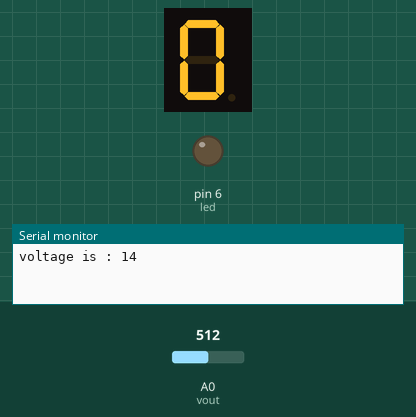
Simulated run of this sketch. Board: Arduino Uno, built with avr-gcc and run on an emulated ATmega328P. Parts: 1-digit seven-segment display, output pins drawn as LEDs (lit = HIGH), the last lines printed to the serial monitor. Wiring (inferred from the names in the program): 1-digit 7-segment display, segments lit when HIGH: segments pin 13, pin 12, pin 11, pin 10, pin 9, pin 8, pin 7. The inputs (shaded band) are chosen by the test bench; at power-on: A0 (vout) = 512. The segment pins are drawn as the display they are named for; pins used as bus, display or sensor lines are not drawn.

Above: at 1.2 s.
At 8.9 s:
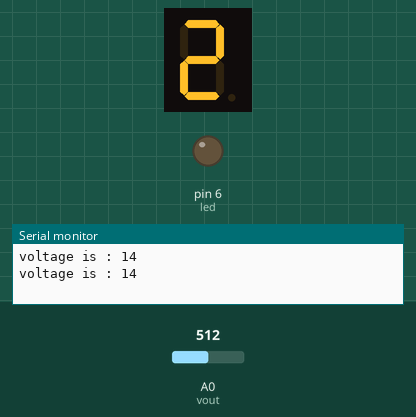
At 17.1 s:
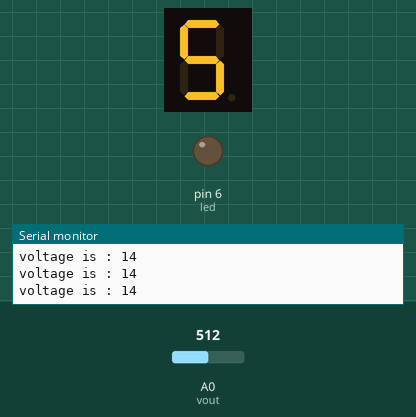
At 33.1 s:
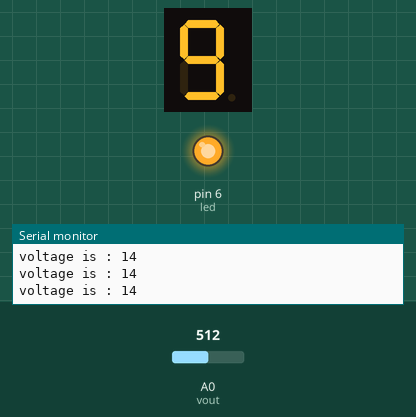
Timing chart, 0 to 40.0 s (numbered marks = the images above):
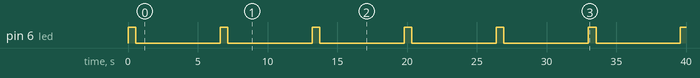

Measured:
- by itself, pin 6 (led): alternates HIGH for 0.55 s and LOW for 6.1 s
- what the display in image 0 shows lasts 0.6 s, from 1.1 s to 1.7 s

The sketch:

7_segment_led_display.ino
```cpp
int vout= A0;
int A = 13;
int B = 12;
int C = 11;
int D = 10;
int E = 9;
int F = 8;
int G = 7;
int led=6;
int time =550 ;
//int sensorValue=0;//


void setup() {
  pinMode(A,OUTPUT);
  pinMode(B,OUTPUT);
  pinMode(C,OUTPUT);
  pinMode(D,OUTPUT);
  pinMode(E,OUTPUT);
  pinMode(F,OUTPUT);
  pinMode(G,OUTPUT);
  pinMode(led,OUTPUT);
  pinMode(vout,INPUT);
  Serial.begin(9600);

}


  void loop() {
     /*sensorValue = analogRead(sensor);
  time = 10 + (sensorValue * (690.0 / 1023.0));*/
  int voutread = analogRead(vout);
  digitalWrite(led,HIGH);
  delay(time);
  digitalWrite(led,LOW);
  delay(time);
  Serial.print("voltage is : ");
  Serial.print(vout);
  Serial.println( );
//0
  digitalWrite(A,HIGH);
    digitalWrite(B,HIGH);
    digitalWrite(C,HIGH);
    digitalWrite(D,HIGH);
    digitalWrite(E,HIGH);
    digitalWrite(F,HIGH);
    digitalWrite(G,LOW);

  delay(time);

//1
    digitalWrite(A,LOW);
    digitalWrite(B,HIGH);
    digitalWrite(C,HIGH);
    digitalWrite(D,LOW);
    digitalWrite(E,LOW);
    digitalWrite(F,LOW);
    digitalWrite(G,LOW);

  delay(time);

//2
    digitalWrite(A,HIGH);
    digitalWrite(B,HIGH);
    digitalWrite(C,LOW);
    digitalWrite(D,HIGH);
    digitalWrite(E,HIGH);
    digitalWrite(F,LOW);
    digitalWrite(G,HIGH);

  delay(time);
//3
  digitalWrite(A,HIGH);
    digitalWrite(B,HIGH);
    digitalWrite(C,HIGH);
    digitalWrite(D,HIGH);
    digitalWrite(E,LOW);
    digitalWrite(F,LOW);
    digitalWrite(G,HIGH);

  delay(time);
//4
  digitalWrite(A,LOW);
    digitalWrite(B,HIGH);
    digitalWrite(C,HIGH);
    digitalWrite(D,LOW);
    digitalWrite(E,LOW);
    digitalWrite(F,HIGH);
    digitalWrite(G,HIGH);

  delay(time);
//5
  digitalWrite(A,HIGH);
    digitalWrite(B,LOW);
    digitalWrite(C,HIGH);
    digitalWrite(D,HIGH);
    digitalWrite(E,LOW);
    digitalWrite(F,HIGH);
    digitalWrite(G,HIGH);

  delay(time);
//6
  digitalWrite(A,HIGH);
    digitalWrite(B,LOW);
    digitalWrite(C,HIGH);
    digitalWrite(D,HIGH);
    digitalWrite(E,HIGH);
    digitalWrite(F,HIGH);
    digitalWrite(G,HIGH);

  delay(time);
//7
  digitalWrite(A,HIGH);
    digitalWrite(B,HIGH);
    digitalWrite(C,HIGH);
    digitalWrite(D,LOW);
    digitalWrite(E,LOW);
    digitalWrite(F,LOW);
    digitalWrite(G,LOW);

  delay(time);
//8
  digitalWrite(A,HIGH);
    digitalWrite(B,HIGH);
    digitalWrite(C,HIGH);
    digitalWrite(D,HIGH);
    digitalWrite(E,HIGH);
    digitalWrite(F,HIGH);
    digitalWrite(G,HIGH);

  delay(time);
//9
  digitalWrite(A,HIGH);
    digitalWrite(B,HIGH);
    digitalWrite(C,HIGH);
    digitalWrite(D,HIGH);
    digitalWrite(E,LOW);
    digitalWrite(F,HIGH);
    digitalWrite(G,HIGH);

  delay(time);
}
```
